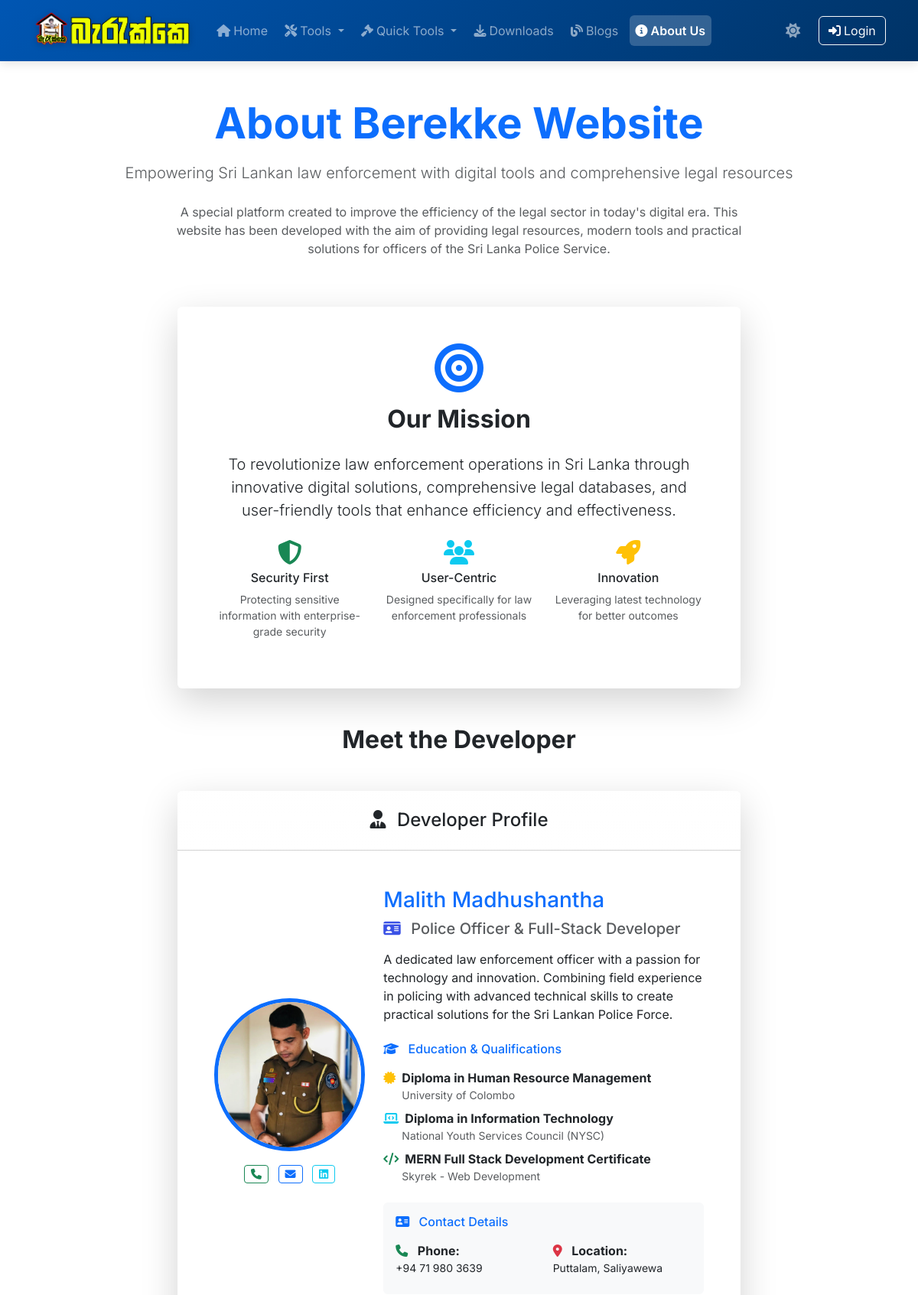
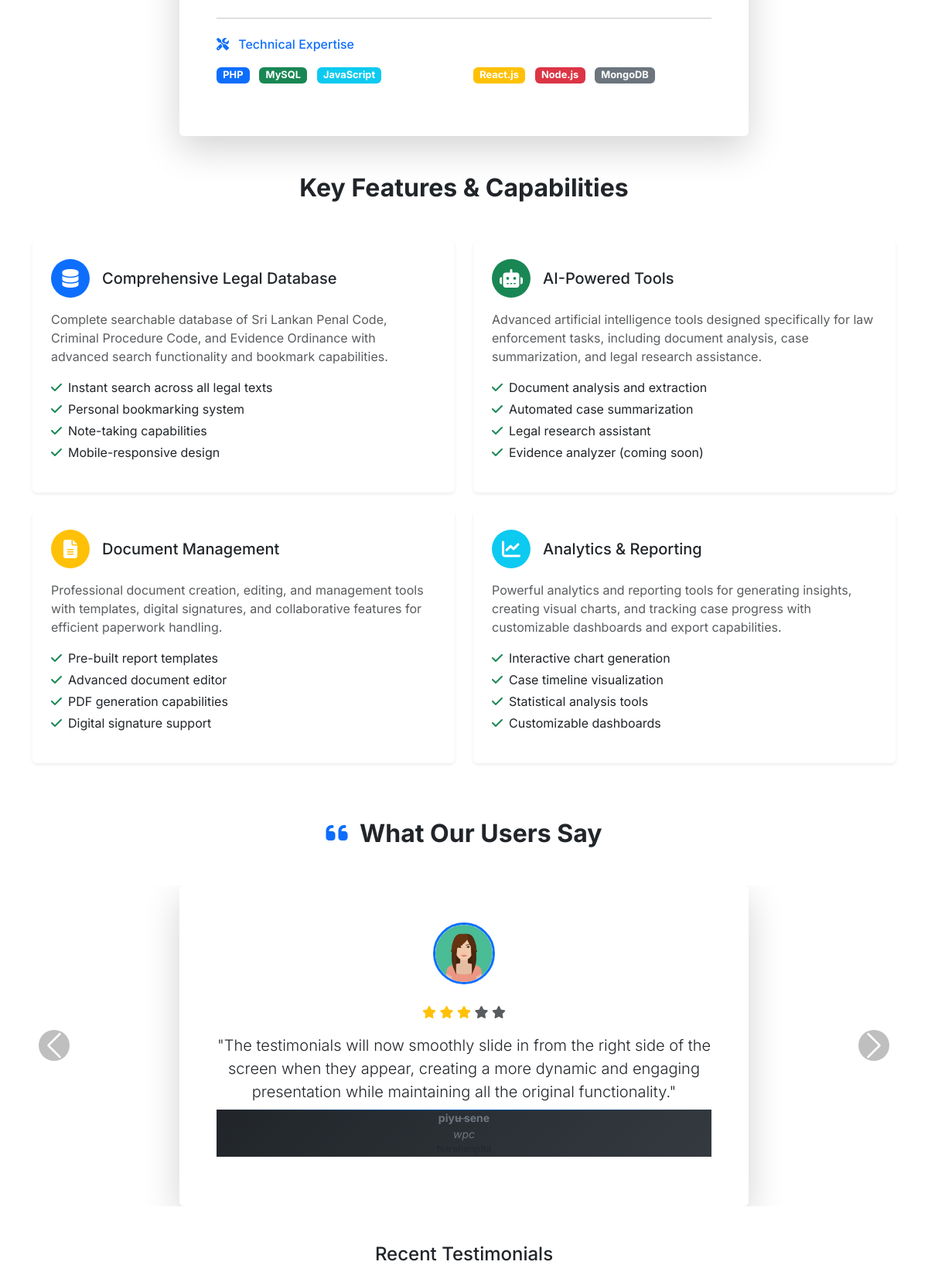
/about_us.php (upper part), run on the app's committed database (2 pictures, top to bottom).
### tables this page shows
CREATE TABLE `testimonials` (
  `id` int(11) NOT NULL,
  `user_id` int(11) DEFAULT NULL,
  `name` varchar(100) NOT NULL,
  `email` varchar(255) DEFAULT NULL,
  `position` varchar(100) DEFAULT NULL,
  `organization` varchar(150) DEFAULT NULL,
  `rating` int(11) NOT NULL CHECK (`rating` >= 1 and `rating` <= 5),
  `comment` text NOT NULL,
  `profile_picture` varchar(255) DEFAULT 'default_avatar.jpg',
  `status` enum('pending','approved','rejected') DEFAULT 'pending',
  `is_featured` tinyint(1) DEFAULT 0,
  `created_at` timestamp NOT NULL DEFAULT current_timestamp(),
  `updated_at` timestamp NOT NULL DEFAULT current_timestamp() ON UPDATE current_timestamp()
);

### about_us.php (the view, shortened to what the rows shown need)
<?php
require_once 'config/config.php';
function getProfilePicturePath($profile_picture) {
    if (empty($profile_picture) || $profile_picture === 'default_avatar.jpg') {
        return 'assets/images/avatars/default_avatar.jpg';
    }
    if (file_exists(PROFILE_PICS_PATH . $profile_picture)) {
        return PROFILE_PICS_PATH . $profile_picture;
    }
    return 'assets/images/avatars/default_avatar.jpg';
}
$stmt = $pdo->prepare("SELECT * FROM testimonials WHERE status = 'approved' ORDER BY is_featured DESC, created_at DESC LIMIT 10");
$stmt->execute();
$testimonials = $stmt->fetchAll();
$stmt = $pdo->prepare("SELECT * FROM testimonials WHERE status = 'approved' AND is_featured = 1 ORDER BY created_at DESC");
$stmt->execute();
$featured_testimonials = $stmt->fetchAll();
include 'includes/header.php';
?>
<div class="container py-5">
    <div class="row mb-5">
        <div class="col-12">
            <div class="text-center">
                <h1 class="display-4 fw-bold text-primary mb-3">About Berekke Website</h1>
            </div>
        </div>
    </div>
    <div class="row mb-5">
        <div class="col-lg-8 mx-auto">
            <div class="card border-0 shadow-lg">
                <div class="card-body p-5">
                    <div class="text-center mb-4">
                        <h2 class="fw-bold">Our Mission</h2>
                    </div>
                </div>
            </div>
        </div>
    </div>
    <div class="row mb-5">
        <div class="col-12">
            <h2 class="text-center fw-bold mb-5">Meet the Developer</h2>
        </div>
    </div>
    <div class="row mb-5">
        <div class="col-12">
            <h2 class="text-center fw-bold mb-5">Key Features & Capabilities</h2>
        </div>
    </div>
    <div class="row mb-5">
        <div class="col-12">
            <h2 class="text-center fw-bold mb-5">
                <i class="fas fa-quote-left text-primary me-2"></i>
                What Our Users Say
            </h2>
        </div>
        <?php if (!empty($featured_testimonials)): ?>
        <div class="col-12 mb-5">
            <div id="testimonialsCarousel" class="carousel slide" data-bs-ride="carousel">
                <div class="carousel-inner">
                    <?php foreach ($featured_testimonials as $index => $testimonial): ?>
                    <div class="carousel-item <?php echo $index === 0 ? 'active' : ''; ?>">
                        <div class="row justify-content-center">
                            <div class="col-lg-8">
                                <div class="card border-0 shadow-lg">
                                    <div class="card-body p-5 text-center">
                                        <div class="mb-4">
                                            <img src="<?php echo getProfilePicturePath($testimonial['profile_picture']); ?>"
                                             alt="<?php echo htmlspecialchars($testimonial['name']); ?>"
                                                 class="rounded-circle border border-3 border-primary"
                                                 style="width: 80px; height: 80px; object-fit: cover;"
                                                 onerror="this.src='assets/images/avatars/default_avatar.jpg'">
                                        </div>
                                        <div class="star-rating mb-3">
                                            <?php for ($i = 1; $i <= 5; $i++): ?>
                                                <i class="fas fa-star <?php echo $i <= $testimonial['rating'] ? 'text-warning' : 'text-muted'; ?>"></i>
                                            <?php endfor; ?>
                                        </div>
                                        <blockquote class="blockquote mb-4">
                                            <p class="lead">"<?php echo htmlspecialchars($testimonial['comment']); ?>"</p>
                                        </blockquote>
                                        <footer class="blockquote-footer">
                                            <strong><?php echo htmlspecialchars($testimonial['name']); ?></strong>
                                            <br>
                                            <cite title="Position"><?php echo htmlspecialchars($testimonial['position']); ?></cite>
                                            <?php if (!empty($testimonial['organization'])): ?>
                                            <br><small class="text-muted"><?php echo htmlspecialchars($testimonial['organization']); ?></small>
                                            <?php endif; ?>
                                        </footer>
                                    </div>
                                </div>
                            </div>
                        </div>
                    </div>
                    <?php endforeach; ?>
                </div>
            </div>
        </div>
        <?php endif; ?>
    </div>
</div>
<?php include 'includes/footer.php'; ?>

### data on the page
testimonials: profile_picture (picture), rating 3 (drawn), comment "The testimonials will now smoothly slide in from the right side of the screen when they appear, creating a more dynamic and engaging presentation while maintaining all the original functionality.", name "piyu sene", position "wpc"
